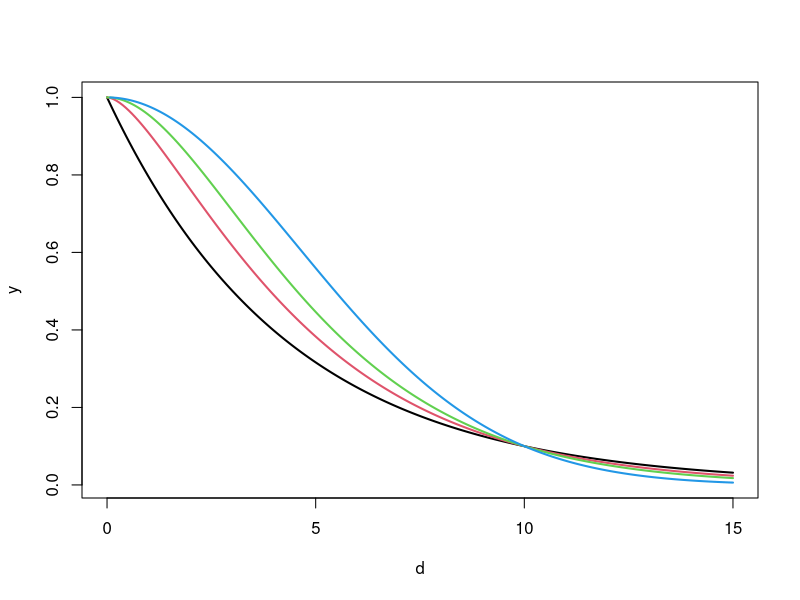
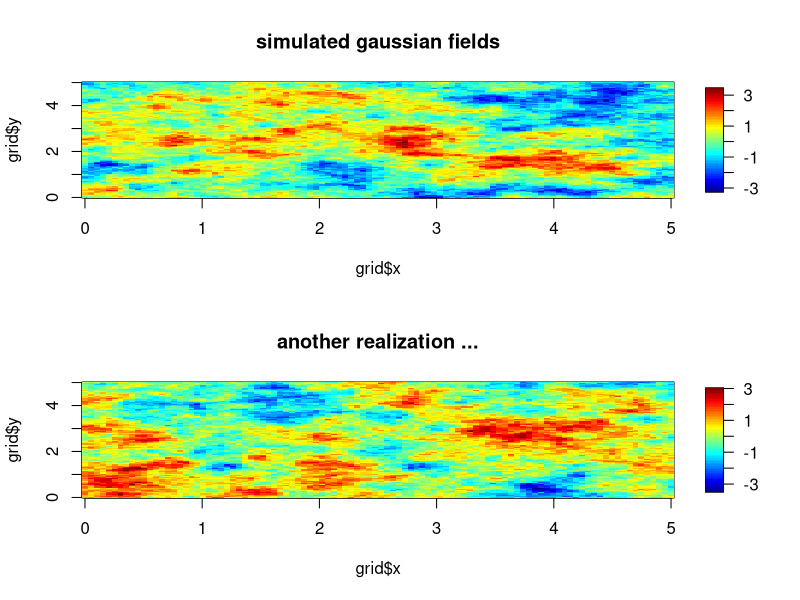
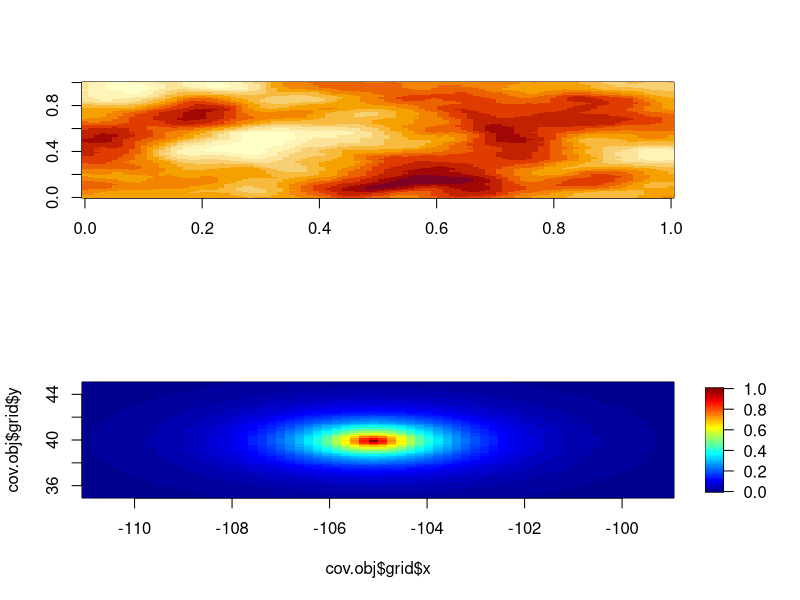
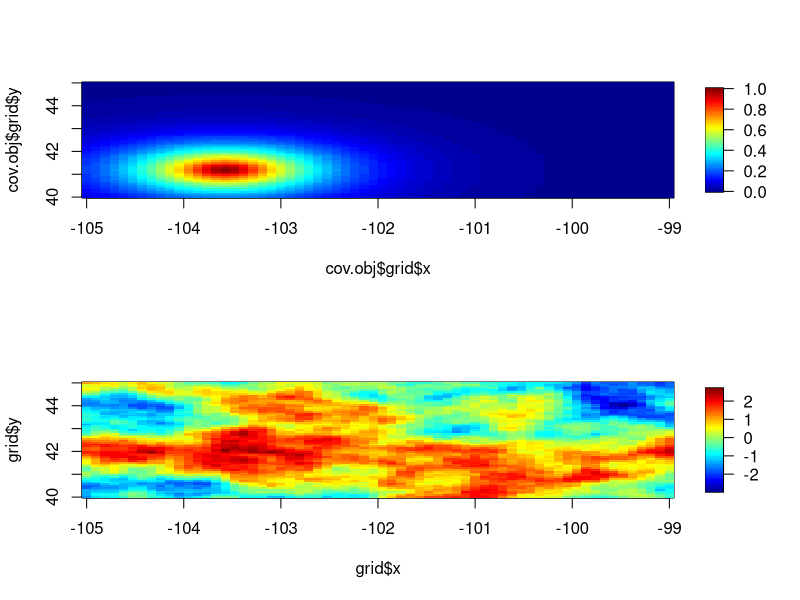

These figures' R source, in order:
### Covariance Functions
library(fields)

#########
# Several Materns of different smoothness with a similar correlation 
# range

# find ranges for nu = .5, 1.0 and 2.0 
# where the correlation drops to .1 at a distance of 10 units.

r1<- Matern.cor.to.range( 10, nu=.5, cor.target=.1)
r2<- Matern.cor.to.range( 10, nu=1.0, cor.target=.1)
r3<- Matern.cor.to.range( 10, nu=2.0, cor.target=.1)
r4<- Matern.cor.to.range( 10, nu=100, cor.target=.1)

# note that these equivalent ranges
# with respect to this correlation length are quite different
# due the different smoothness parameters. 

d<- seq( 0, 15,,200)
y<- cbind(  Matern( d, range=r1, nu=.5),
            Matern( d, range=r2, nu=1.0),
            Matern( d, range=r3, nu=2.0),
            Matern( d, range=r4, nu=100))
matplot( d, y, type="l", lty=1, lwd=2)

#########
#Simulate a Gaussian random field with an exponential covariance function,  
#range parameter = 2.0 and the domain is  [0,5]X [0,5] evaluating the 
#field at a 100X100 grid.  
grid<- list( x= seq( 0,5,,100), y= seq(0,5,,100)) 
obj<-Exp.image.cov( grid=grid, theta=.5, setup=TRUE)
look<- sim.rf( obj)
# Now simulate another ... 
look2<- sim.rf( obj)

# Suppose one requires an exponential, range = 2
# but marginal variance = 10 ( rho in fields notation)
look3<- sqrt( 10)*  sim.rf( obj)

# take a look at first two  
set.panel(2,1)
image.plot( grid$x, grid$y, look) 
title("simulated gaussian fields")
image.plot( grid$x, grid$y, look2) 
title("another realization ...")



# multiply 2-d isotropic exponential with theta=4 by a random vector 

junk<- matrix(rnorm(100*100), 100,100)

cov.obj<- stationary.image.cov( setup=TRUE, 
                                grid=list(x=1:100,y=1:100),theta=8) 
result<-  stationary.image.cov(Y=junk,cov.obj=cov.obj)

image( matrix( result, 100,100)) # NOTE that is also a smoother!

# to do it again, no setup is needed 
#  e.g. 
#  junk2<- matrix(rnorm(100**2, 100,100))
#  result2<-  stationary.image.cov(Y=junk2, cov.obj=cov.obj)

# generate a grid and set of indices based on discretizing the locations
# in the precip dataset

out<-as.image( RMprecip$y, x= RMprecip$x)
ind1<- out$ind
grid<- list( x= out$x, y=out$y)

#
# discretized x locations  to use for comparison
xd<- cbind( out$x[ out$ind[,1]], out$y[ out$ind[,2]] )

# setup to create cov.obj for exponential covariance with range= 1.25

cov.obj<- stationary.image.cov( setup=TRUE, grid=grid, theta=1.25) 

# multiply covariance matrix by an arbitrary vector
junk<-  rnorm(nrow( ind1))
result<- stationary.image.cov( ind1, ind1, Y= junk,cov.obj=cov.obj)

# The brute force way would be  
#   result<- stationary.cov( xd, xd, theta=1.25, C=junk)
# or 
#   result<- stationary.cov( xd, xd, theta=1.25) %*% junk
# both of these take much longer 


# evaluate the covariance between all grid points and the center grid point
Y<- matrix(0,cov.obj$m, cov.obj$n)
Y[32,32]<- 1
result<- stationary.image.cov( Y= Y,cov.obj=cov.obj)
# covariance surface with respect to the grid point at (32,32)
# 
# reshape "vector" as an image
temp<-  matrix( result, cov.obj$m,cov.obj$n)
image.plot(cov.obj$grid$x,cov.obj$grid$y, temp)
# or persp( cov.obj$grid$x,cov.obj$grid$y, temp) 

# check out the Matern
grid<- list( x= seq(-105,-99,,64), y= seq( 40,45,,64)) 
cov.obj<- matern.image.cov( 
    setup=TRUE, grid=grid, theta=.55, smoothness=1.0)
Y<- matrix(0,64,64)
Y[16,16]<- 1

result<- matern.image.cov( Y= Y,cov.obj=cov.obj)
temp<-  matrix( result, cov.obj$m,cov.obj$n)
image.plot( cov.obj$grid$x,cov.obj$grid$y, temp)

# Note we have centered at the location (grid$x[16],grid$y[16]) for this case
#  using sim.rf to simulate an Matern field
look<- sim.rf( cov.obj)
image.plot( grid$x, grid$y, look)
